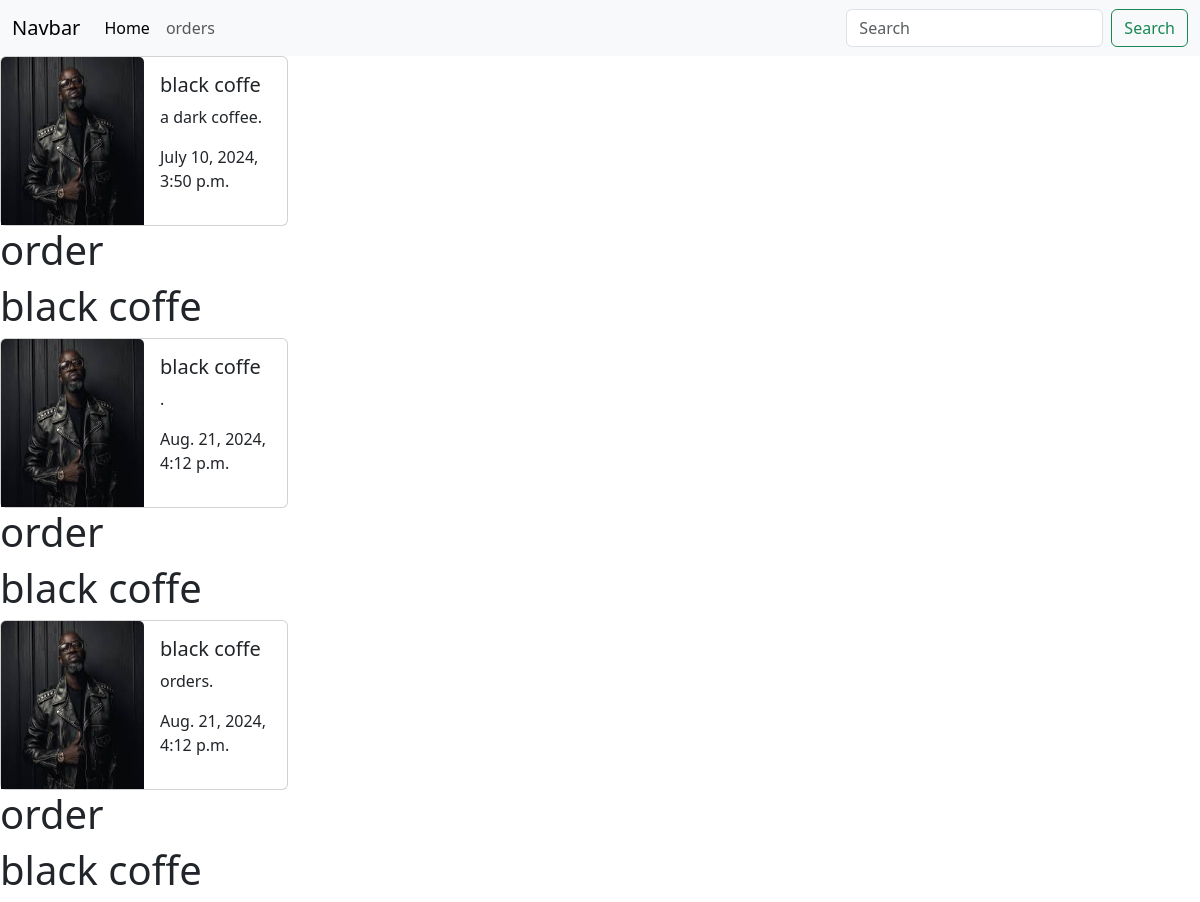
Screenshot of /orders/ with the database file from the repository.
### tea_and_coffe/models.py (models this page shows, shortened)
class Order(models.Model):
    product=models.ForeignKey(Product,on_delete=models.SET_NULL,null=True)
    address =models.TextField()
    created_at = models.DateTimeField(auto_now_add=True)

class Product(models.Model):
    title = models.CharField(max_length=40)
    price = models.FloatField(default=10.0)
    description = models.TextField()
    picture = models.ImageField(upload_to='images/products/photo')
    discounts = models.PositiveIntegerField(default=0)
    stock = models.PositiveIntegerField(default = 0)
    is_available = models.BooleanField(default=False)
    rating = models.PositiveSmallIntegerField()

### tea_and_coffe/views.py (the view)
# urls.py: path('orders/', orders, name='orders'),
def orders (request):
    orders = Order.objects.all()
    return render(request, 'tea_and_coffe/orders.html', {'orders':orders})

### tea_and_coffe/templates/tea_and_coffe/orders.html (shortened to what this page needs)
{%extends 'core/base.html'%}
{%load static%}
{%block content%}
    {%for order in orders%}
    <div class="card " style="width: 18rem;">
        <div class ='idk d-flex'>
        <img src="{{order.product.picture.url}}" class="card-img-top w-50" alt="...">
        <div class="card-body ">
          <h5 class="card-title">{{order.product.title}}</h5>
          <p class="card-text">{{order.address}}.</p>
          <p>{{order.created_at}}</p>
        </div>
    </div>
      </div>
    <h1>order</h1>
    <h1>{{order.product.title}}</h1>
    {%endfor%}
{%endblock%}

### core/templates/core/base.html (shortened to what this page needs)
<!DOCTYPE html>
<html lang="en">
<head>
    <link rel="stylesheet" href="https://cdn.jsdelivr.net/npm/bootstrap@5.3.3/dist/css/bootstrap.min.css">
</head>
<body>
    <header>
        {%include 'core/includes/header.html'%}
    </header>
    {%block content%}{%endblock%}
</body>
</html>

### core/templates/core/includes/header.html (shortened to what this page needs)
<nav class="navbar navbar-expand-lg bg-body-tertiary">
    <div class="container-fluid">
      <a class="navbar-brand" href="#">Navbar</a>
      <div class="collapse navbar-collapse" id="navbarSupportedContent">
        <ul class="navbar-nav me-auto mb-2 mb-lg-0">
          <li class="nav-item">
            <a class="nav-link active" aria-current="page" href="{%url 'catalog'%}">Home</a>
          </li>
          <li class="nav-item">
            <a class="nav-link" href="{%url 'orders'%}">orders</a>
          </li>
        </ul>
        <form class="d-flex" role="search">
          <input class="form-control me-2" type="search" placeholder="Search" aria-label="Search">
          <button class="btn btn-outline-success" type="submit">Search</button>
        </form>
      </div>
    </div>
  </nav>

### rows the page displays
Order: product.picture (picture), product "black coffe", address "a dark coffee", created_at "July 10, 2024, 3:50 p.m."
Order: product.picture (picture), product "black coffe", created_at "Aug. 21, 2024, 4:12 p.m."
Order: product.picture (picture), product "black coffe", address "orders", created_at "Aug. 21, 2024, 4:12 p.m."
